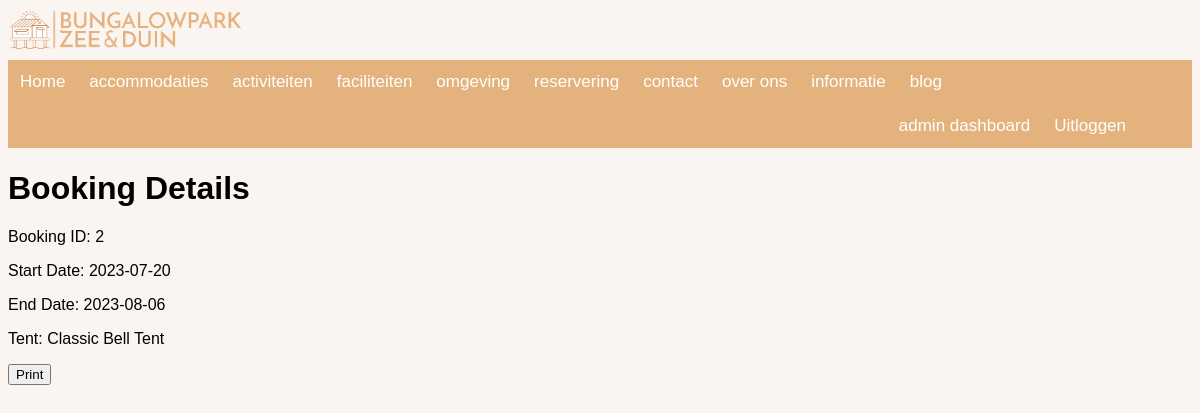
The app's page /print_booking/2 (signed in), older data.
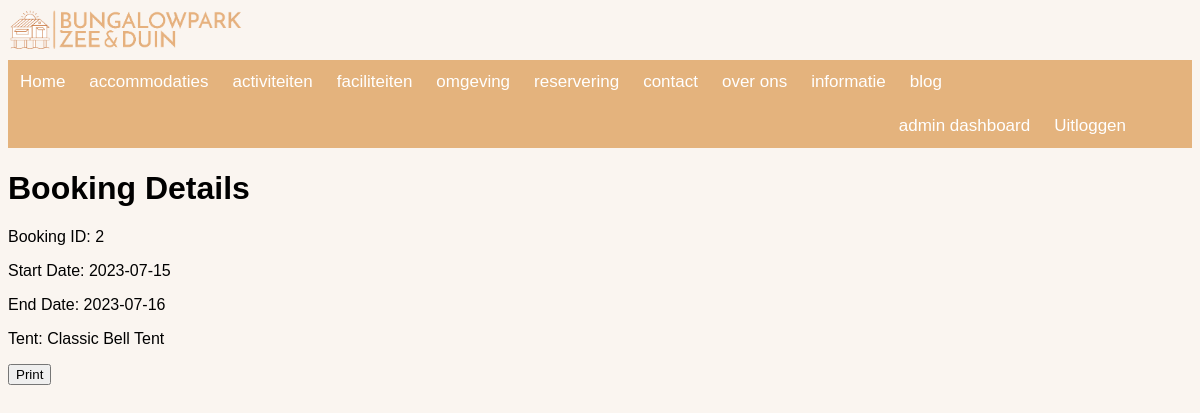
The same page, newer data.
### bungalowpark/models.py (models this page shows, shortened)
class Boeking(db.Model):
    __tablename__ = 'reserveringen'
    id = db.Column(db.Integer(), primary_key=True)
    bungalowID = db.Column(db.Integer(), nullable=False)
    tent_omschrijving = db.Column(db.String(100), nullable=False)
    startdatum = db.Column(db.Date(), nullable=False)
    einddatum = db.Column(db.Date(), nullable=False)
    userID = db.Column(db.Integer, db.ForeignKey('users.id'), nullable=False)

### bungalowpark/__init__.py (the view)
@app.route('/print_booking/<int:booking_id>')
@login_required
def print_booking(booking_id):
    booking = Boeking.query.get(booking_id)
    if booking:
        if current_user.id == booking.userID:
            return render_template('print_booking.html', booking=booking)
        else:
            flash(u'You do not have permission to print this booking.', 'warning')
    else:
        flash(u'Booking ID is not found.', 'warning')
    return redirect(url_for('gebruiker'))

### bungalowpark/models.py (called while the page is built)
@login_manager.user_loader
def load_user(user_id):
    return User.query.get(user_id)

### bungalowpark/templates/print_booking.html
{% extends "base.html" %}
{% block content %}
<link rel="stylesheet" type="text/css" href="{{ url_for('static', filename='css/style_login.css') }}">
    <h1>Booking Details</h1>
    <p>Booking ID: {{ booking.id }}</p>
    <p>Start Date: {{ booking.startdatum }}</p>
    <p>End Date: {{ booking.einddatum }}</p>
    <p>Tent: {{ booking.tent_omschrijving }}</p>
    <button onclick="window.print()">Print</button>
{% endblock %}

Row changes from the older to the newer data that the page shows:
changed Boeking "Classic Bell Tent": startdatum "2023-07-20" → "2023-07-15"; einddatum "2023-08-06" → "2023-07-16"
